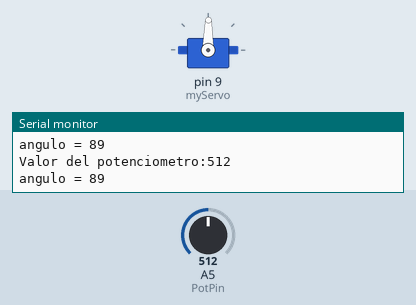
A sketch run on a simulated Arduino Uno, built with avr-gcc and run on an emulated ATmega328P. On the bench: servo, the last lines printed to the serial monitor. The inputs (shaded band) are chosen by the test bench; at power-on: A5 (PotPin) = 512.

Above: at 1.2 s.
1.3 s: A5 (PotPin) set to 716
At 2.4 s:
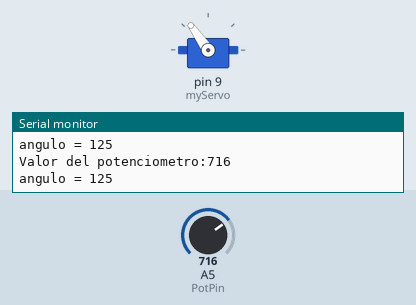
2.8 s: A5 (PotPin) set to 900
At 4.0 s:
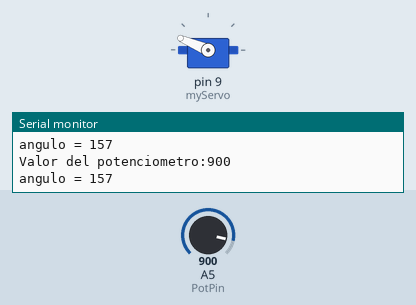
4.3 s: A5 (PotPin) set to 992
At 5.5 s:
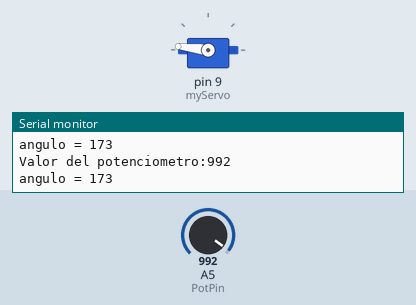
5.8 s: A5 (PotPin) set to 1016
At 7.0 s:
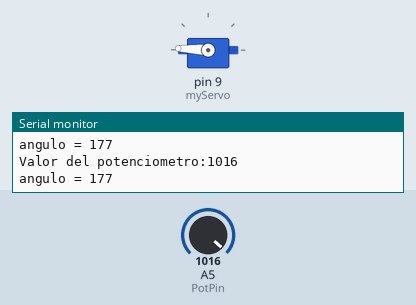
7.3 s: A5 (PotPin) set to 306
At 7.6 s:
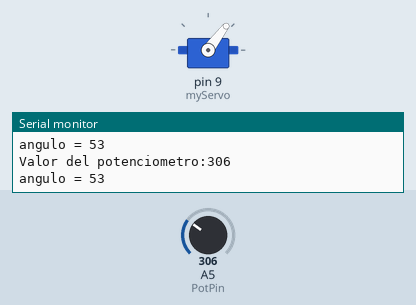
8.8 s: A5 (PotPin) set to 105
At 9.2 s:
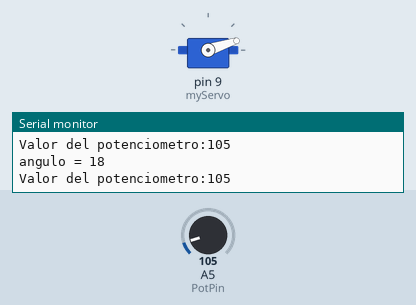
10.3 s: A5 (PotPin) set to 90
Timing chart, 0 to 12.8 s (numbered marks = the images above; inputs shaded):
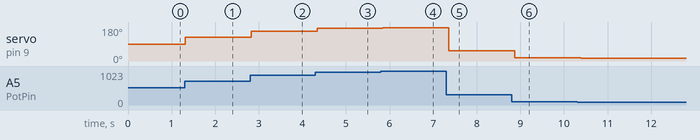

The sketch:

sketch_aug7b.ino
```cpp
/*Practica elaborada con arduino uno que controla un servomotor con un potenciometro*/
#include<Servo.h>
Servo myServo;
int const PotPin=A5;
int PotVal;
int angle;
void setup(){
myServo.attach(9);
Serial.begin(9600);
}
void loop(){
PotVal=analogRead(PotPin);
Serial.print("Valor del potenciometro:");
Serial.println(PotVal);
angle=map(PotVal,0,1023,0,179);
Serial.print("angulo = ");
Serial.println (angle);
myServo.write(angle);
delay (100);
}
```

Measured:
- after the input at 1.3 s, servo on pin 9 (myServo): 89° → 125° at once
- after the input at 2.8 s, servo on pin 9 (myServo): 125° → 157° at once
- after the input at 4.3 s, servo on pin 9 (myServo): 157° → 173° at once
- after the input at 5.8 s, servo on pin 9 (myServo): 173° → 177° after 0.05 s
- after the input at 7.3 s, servo on pin 9 (myServo): 177° → 53° after 0.06 s
- after the input at 8.8 s, servo on pin 9 (myServo): 53° → 18° after 0.07 s
- after the input at 10.3 s, servo on pin 9 (myServo): 18° → 15° after 0.09 s
